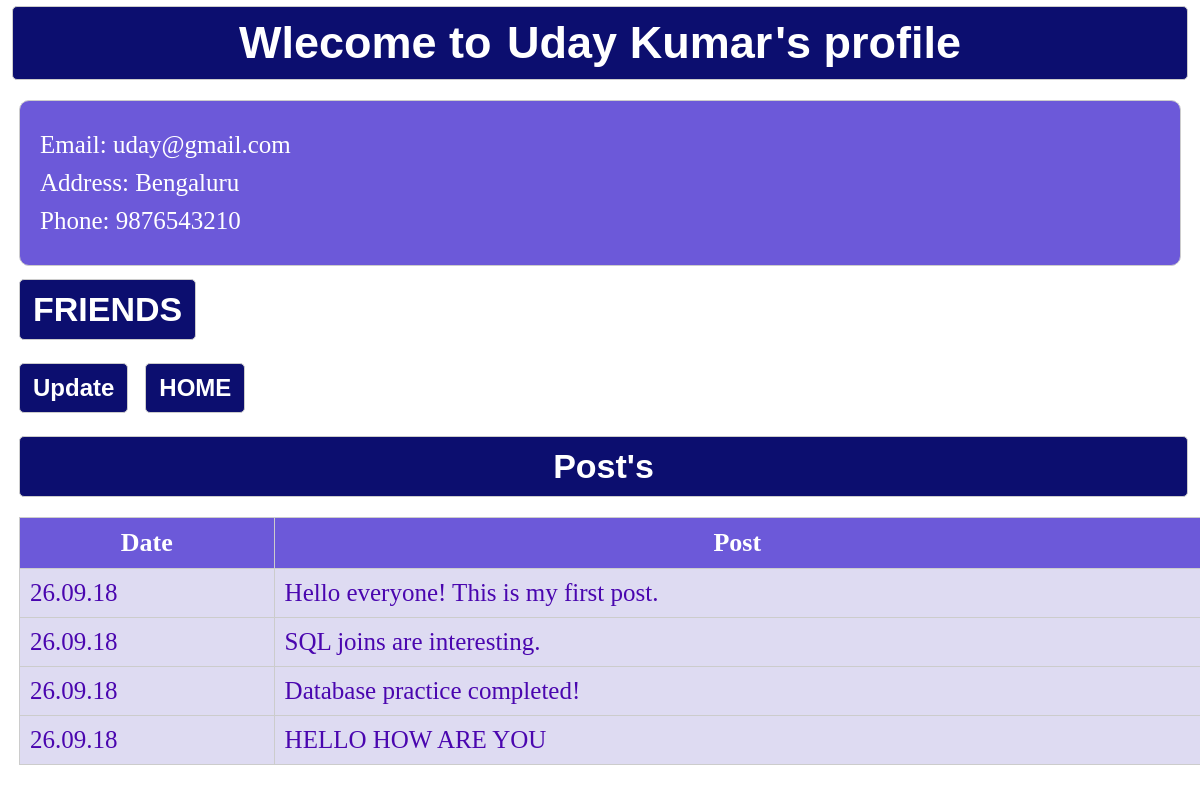
Page /PHP/profile.php?id=1 on the earlier database version.
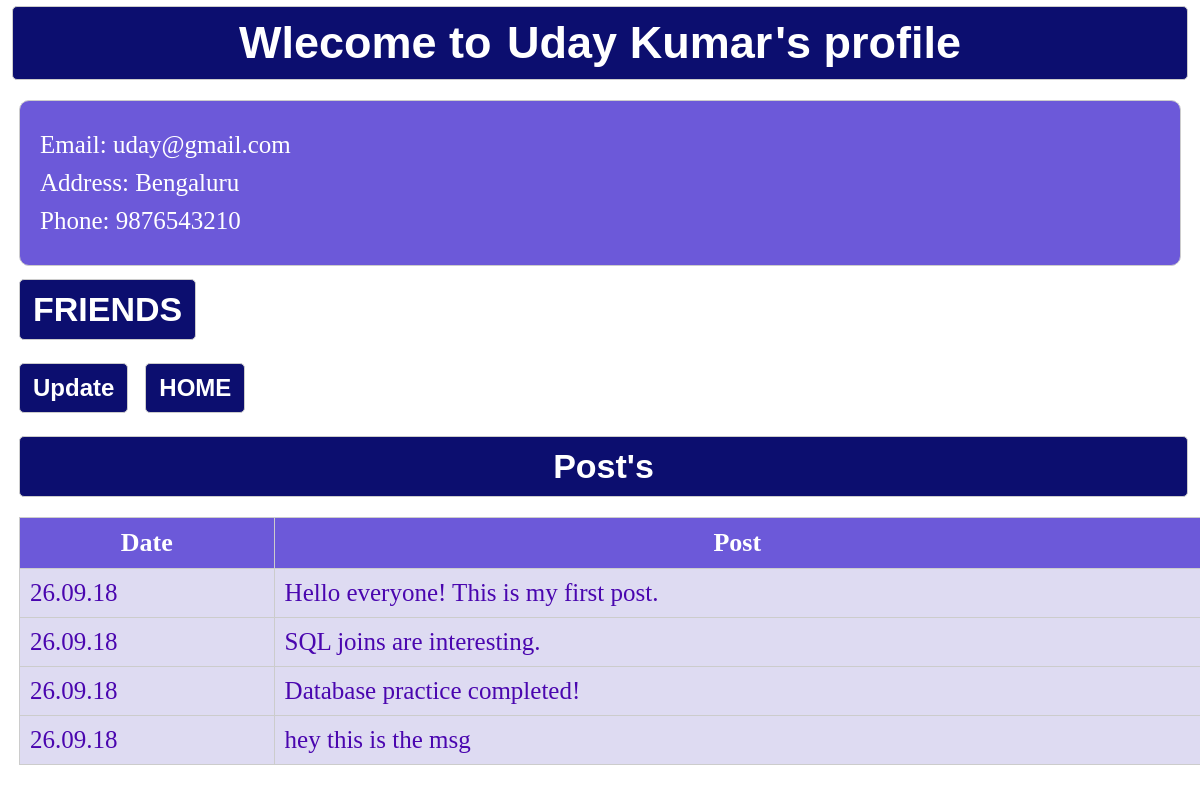
Same page on the later database version.
### tables this page shows
CREATE TABLE WALL(USER_ID INT,POSTING_DATE DATETIME DEFAULT CURRENT_TIMESTAMP, 
POST VARCHAR(200) NOT NULL, FOREIGN KEY(USER_ID) REFERENCES USER(USER_ID));

### PHP/profile.php (the view, shortened to what this page needs)
<!DOCTYPE html>
<html lang="en">
<head>
    <link rel="stylesheet" href="profile.css">
</head>
<body>
<div class="content">
    <?php
        $servername = "localhost";
        $username = "uday";
        $password = "Root@1234";
        $dbname = "FACEBOOK";
        $conn = new mysqli($servername, $username, $password, $dbname);
        $id = $_GET["id"];
        $sql = "SELECT USER_ID, NAME, EMAIL, ADDRESS, PHONE
                FROM USER
                WHERE USER_ID = ?";
        $stmt = $conn->prepare($sql);
        $stmt->bind_param("i",$id);
        $stmt->execute();
        $profile_result = $stmt->get_result();
        $user = $profile_result->fetch_assoc();
    ?>
    <h1 class="my-title">Wlecome to  <a href="profile.php?id=<?php echo $id; ?>"><?php echo $user["NAME"]; ?></a>'s profile</h1>
    <div class="my-address">
        <p>Email:  <?php echo $user["EMAIL"];?></p>
        <p>Address:  <?php echo $user["ADDRESS"];?></p>
        <p>Phone:  <?php echo $user["PHONE"];?></p>
    </div>
    <button class="my-friends">
        <a href="friends.php?id=<?php echo $id; ?>">FRIENDS</a>
    </button><br>
    <?php
        $current_user_id = 1;
        if ($id == $current_user_id) {
        echo '<button class="my-update">
            <a href="update.php?id=1">
                Update
            </a>
          </button>';
        }
?>
    <button class="my-home">
        <a href="home.php?id=1">HOME</a>
    </button>
    <h3 class="my-post-title">Post's</h3>
    <table class="my-post-table">
        <tr>
            <th>Date</th>
            <th>Post</th>
        </tr>
        <?php
            $sql_post="SELECT POST,POSTING_DATE FROM WALL WHERE USER_ID=? ORDER BY POSTING_DATE DESC";
            $post_stmt = $conn->prepare($sql_post);
            $post_stmt->bind_param("i",$id);
            $post_stmt->execute();
            $post_result = $post_stmt->get_result();
            while($post=$post_result->fetch_assoc()){
                $d=date("y.m.d",strtotime($post["POSTING_DATE"]));
                echo "<tr>";
                echo "<td>" .$d. "</td>";
                echo "<td>" . $post["POST"] . "</td>";
                echo "</tr>";
            }
        ?>
    </table>
</div>
</body>
</html>

Differences in the rows shown:
removed wall: POSTING_DATE "26.09.18", POST "HELLO HOW ARE YOU"
added wall: POSTING_DATE "26.09.18", POST "hey this is the msg"
